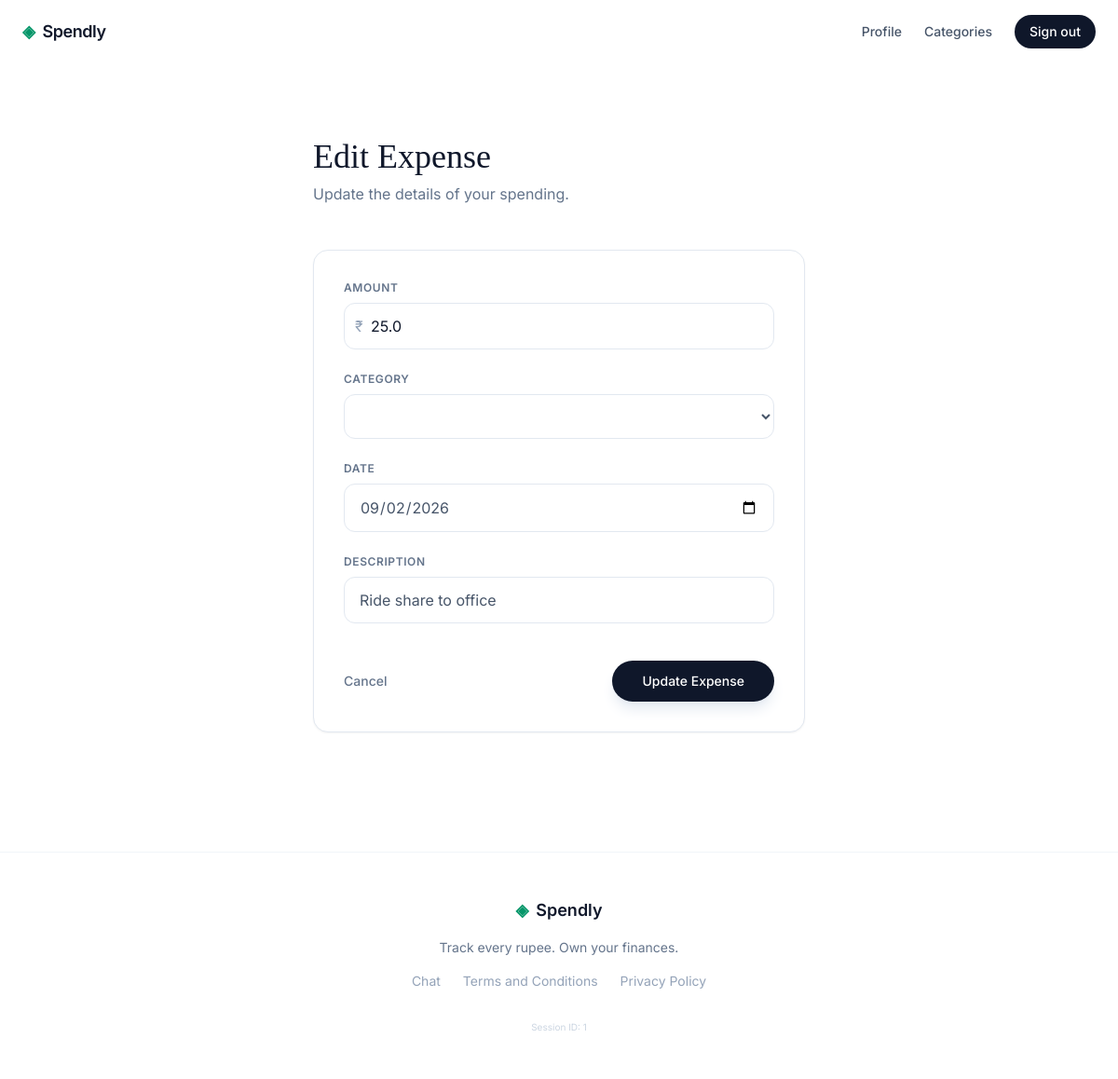
The app's page /expenses/2/edit (signed in) with its own data.
### tables this page shows
CREATE TABLE expenses (
                id INTEGER PRIMARY KEY AUTOINCREMENT,
                user_id INTEGER NOT NULL,
                amount REAL NOT NULL,
                category TEXT NOT NULL,
                date TEXT NOT NULL,
                description TEXT,
                created_at TEXT DEFAULT (datetime('now')),
                FOREIGN KEY (user_id) REFERENCES users (id)
            );

### app.py (the view, shortened to what this page needs)
@app.route("/expenses/<int:id>/edit", methods=["GET", "POST"])
@login_required
def edit_expense(id):
    user_id = session["user_id"]
    user_categories = get_user_categories(user_id)
    with get_db() as db:
        expense = get_expense_by_id(db, id)
        if not expense or expense["user_id"] != user_id:
            flash("Expense not found or unauthorized.", "error")
            return redirect(url_for("dashboard"))
    return render_template("edit_expense.html", expense=expense, user_categories=user_categories)

### app.py (called while the page is built)
def login_required(f):
    @wraps(f)
    def decorated_function(*args, **kwargs):
        if "user_id" not in session:
            flash("Please sign in to access this page.", "error")
            return redirect(url_for("login"))
        return f(*args, **kwargs)
    return decorated_function

### database/db.py (called while the page is built)
def get_db():
    conn = sqlite3.connect(DATABASE)
    conn.row_factory = sqlite3.Row
    conn.execute("PRAGMA foreign_keys = ON;")
    return conn

def get_expense_by_id(db, expense_id):
    return db.execute("SELECT * FROM expenses WHERE id = ?", (expense_id,)).fetchone()

def get_user_categories(user_id):
    with get_db() as db:
        return db.execute(
            "SELECT * FROM categories WHERE user_id = ? ORDER BY name ASC",
            (user_id,)
        ).fetchall()

### templates/edit_expense.html (shortened to what this page needs)
{% extends "base.html" %}
{% block content %}
<div class="max-w-xl mx-auto px-6 py-12">
    <div class="mb-12">
        <h1 class="serif text-4xl text-slate-900 mb-2">Edit Expense</h1>
        <p class="text-slate-500">Update the details of your spending.</p>
    </div>
    <div class="bg-white border border-slate-200 rounded-2xl p-8 shadow-sm">
        <form method="POST" class="space-y-6">
            <div>
                <label for="amount" class="block text-xs font-semibold text-slate-500 uppercase tracking-wider mb-2">Amount</label>
                <div class="relative">
                    <span class="absolute left-3 top-1/2 -translate-y-1/2 text-slate-400">₹</span>
                    <input type="number" step="0.01" name="amount" id="amount" value="{{ expense.amount }}" required
                           class="w-full pl-7 pr-4 py-3 border border-slate-200 rounded-xl text-slate-900 focus:outline-none focus:ring-2 focus:ring-emerald-500/20 focus:border-emerald-500 transition-all">
                </div>
            </div>
            <div>
                <label for="category" class="block text-xs font-semibold text-slate-500 uppercase tracking-wider mb-2">Category</label>
                <select name="category" id="category" required
                        class="w-full px-4 py-3 border border-slate-200 rounded-xl text-slate-600 bg-white focus:outline-none focus:ring-2 focus:ring-emerald-500/20 focus:border-emerald-500 transition-all">
                </select>
            </div>
            <div>
                <label for="date" class="block text-xs font-semibold text-slate-500 uppercase tracking-wider mb-2">Date</label>
                <input type="date" name="date" id="date" value="{{ expense.date }}" required
                       class="w-full px-4 py-3 border border-slate-200 rounded-xl text-slate-600 focus:outline-none focus:ring-2 focus:ring-emerald-500/20 focus:border-emerald-500 transition-all">
            </div>
            <div>
                <label for="description" class="block text-xs font-semibold text-slate-500 uppercase tracking-wider mb-2">Description</label>
                <input type="text" name="description" id="description" value="{{ expense.description or '' }}"
                       class="w-full px-4 py-3 border border-slate-200 rounded-xl text-slate-600 focus:outline-none focus:ring-2 focus:ring-emerald-500/20 focus:border-emerald-500 transition-all">
            </div>
            <div class="pt-4 flex items-center justify-between gap-4">
                <a href="{{ url_for('dashboard') }}" class="text-sm font-medium text-slate-500 hover:text-slate-900 transition-colors">Cancel</a>
                <button type="submit" class="bg-slate-900 text-white px-8 py-3 rounded-full text-sm font-medium hover:bg-slate-800 transition-all shadow-lg shadow-slate-200">
                    Update Expense
                </button>
            </div>
        </form>
    </div>
</div>
{% endblock %}

### templates/base.html (style rules this page uses)
body { font-family: 'Inter', sans-serif; }
h1, h2, .serif { font-family: 'Playfair Display', serif; }

### records on screen
expenses: amount "25.0", date "09/02/2026", description "Ride share to office"

### other values on screen
{{ session.get('user_id', 'None') }} "1"
